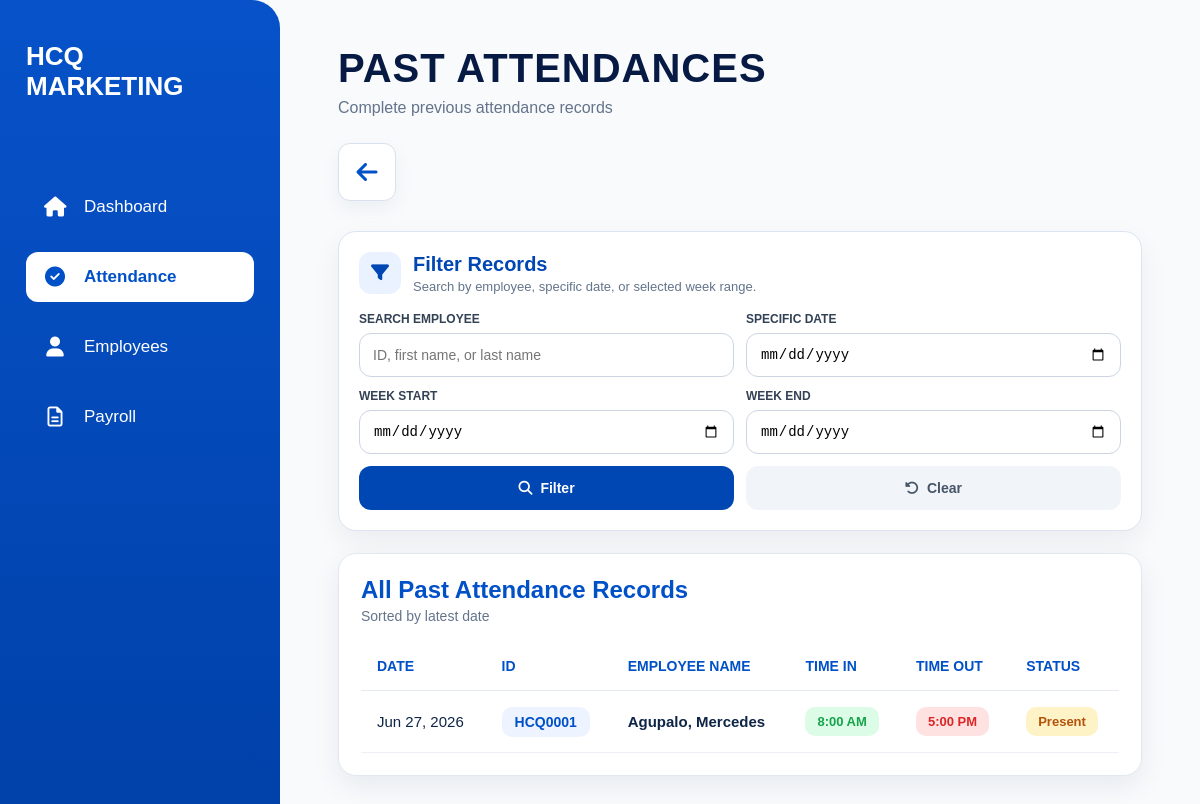
The app's page /past-attendances/ with its own data.
### attendance/models.py (models this page shows, shortened)
class Attendance(models.Model):
    ATTENDANCE_STATUS_CHOICES = (
        ('present', 'Present'),
        ('absent', 'Absent'),
        ('half_day', 'Half Day'),
        ('leave', 'Leave'),
        ('rest_day', 'Rest Day'),
        ('holiday', 'Holiday'),
    )
    WORK_TYPE_CHOICES = (
        ('office', 'Office'),
        ('deliver', 'Deliver'),
        ('booking', 'Booking'),
    )
    employee = models.ForeignKey(
        Employee,
        on_delete=models.CASCADE,
        related_name='attendances'
    )
    date = models.DateField(
        default=timezone.localdate
    )
    status = models.CharField(
        max_length=20,
        choices=ATTENDANCE_STATUS_CHOICES,
        default='present'
    )
    time_in = models.DateTimeField(
        null=True,
        blank=True
    )
    time_out = models.DateTimeField(
        null=True,
        blank=True
    )
    worked_hours = models.DecimalField(
        max_digits=5,
        decimal_places=2,
        null=True,
        blank=True
    )
    payable_hours = models.DecimalField(
        max_digits=5,
        decimal_places=2,
        null=True,
        blank=True
    )
    late_minutes = models.PositiveIntegerField(
        default=0
    )
    undertime_minutes = models.PositiveIntegerField(
        default=0
    )
    overtime_applicable = models.BooleanField(
        default=False
    )
    overtime_minutes = models.PositiveIntegerField(
        default=0
    )
    transportation_fee_applicable = models.BooleanField(
        default=True
    )
    work_type = models.CharField(
        max_length=20,
        choices=WORK_TYPE_CHOICES,
        default='office'
    )
    delivery_allowance_applicable = models.BooleanField(
        default=False
    )
    work_location = models.CharField(
        max_length=100,
        blank=True,
        null=True,
        help_text='Example: Digos, Kidapawan, Tagum'
    )
    remarks = models.TextField(
        blank=True,
        null=True
    )
    class Meta:
        unique_together = ('employee', 'date')
        ordering = [
            '-date',
            '-time_in'
        ]

### employees/models.py (models this page shows, shortened)
class Employee(models.Model):
    SALARY_TYPE_CHOICES = (
        ('daily', 'Daily'),
        ('hourly', 'Hourly'),
    )
    EMPLOYMENT_STATUS_CHOICES = (
        ('ACTIVE', 'Active'),
        ('RESIGNED', 'Resigned'),
        ('MIA', 'MIA'),
        ('TERMINATED', 'Terminated'),
    )
    employee_id = models.CharField(
        max_length=10,
        unique=True,
        editable=False
    )
    first_name = models.CharField(max_length=100)
    middle_initial = models.CharField(
        max_length=50,
        blank=True,
        null=True
    )
    last_name = models.CharField(max_length=100)
    date_of_birth = models.DateField(
        blank=True,
        null=True
    )
    citizenship = models.CharField(
        max_length=100,
        blank=True,
        null=True
    )
    address = models.CharField(
        max_length=255,
        blank=True,
        null=True
    )
    contact_number = models.CharField(
        max_length=50,
        blank=True,
        null=True
    )
    spouse_name = models.CharField(
        max_length=100,
        blank=True,
        null=True
    )
    spouse_contact_number = models.CharField(
        max_length=50,
        blank=True,
        null=True
    )
    elementary = models.CharField(
        max_length=255,
        blank=True,
        null=True
    )
    elementary_year = models.CharField(
        max_length=50,
        blank=True,
        null=True
    )
    high_school = models.CharField(
        max_length=255,
        blank=True,
        null=True
    )
    high_school_year = models.CharField(
        max_length=50,
        blank=True,
        null=True
    )
    college = models.CharField(
        max_length=255,
        blank=True,
        null=True
    )
    college_year = models.CharField(
        max_length=50,
        blank=True,
        null=True
    )
    company_1 = models.CharField(
        max_length=255,
        blank=True,
        null=True
    )
    company_address_1 = models.CharField(
        max_length=255,
        blank=True,
        null=True
    )
    occupation_1 = models.CharField(
        max_length=100,
        blank=True,
        null=True
    )
    years_1 = models.CharField(
        max_length=50,
        blank=True,
        null=True
    )
    company_2 = models.CharField(
        max_length=255,
        blank=True,
        null=True
    )
    company_address_2 = models.CharField(
        max_length=255,
        blank=True,
        null=True
    )
    occupation_2 = models.CharField(
        max_length=100,
        blank=True,
        null=True
    )
    years_2 = models.CharField(
        max_length=50,
        blank=True,
        null=True
    )
    company_3 = models.CharField(
        max_length=255,
        blank=True,
        null=True
    )
    company_address_3 = models.CharField(
        max_length=255,
        blank=True,
        null=True
    )
    occupation_3 = models.CharField(
        max_length=100,
        blank=True,
        null=True
    )
    years_3 = models.CharField(
        max_length=50,
        blank=True,
        null=True
    )
    reference_name_1 = models.CharField(
        max_length=100,
        blank=True,
        null=True
    )
    reference_occupation_1 = models.CharField(
        max_length=100,
        blank=True,
        null=True
    )
    reference_contact_1 = models.CharField(
        max_length=50,
        blank=True,
        null=True
    )
    reference_name_2 = models.CharField(
        max_length=100,
        blank=True,
        null=True
    )
    reference_occupation_2 = models.CharField(
        max_length=100,
        blank=True,
        null=True
    )
    reference_contact_2 = models.CharField(
        max_length=50,
        blank=True,
        null=True
    )
    reference_name_3 = models.CharField(
        max_length=100,
        blank=True,
        null=True
    )
    reference_occupation_3 = models.CharField(
        max_length=100,
        blank=True,
        null=True
    )
    reference_contact_3 = models.CharField(
        max_length=50,
        blank=True,
        null=True
    )
    sss_number = models.CharField(
        max_length=100,
        blank=True,
        null=True
    )
    sss_file = models.FileField(
        upload_to='government_documents/sss/',
        blank=True,
        null=True
    )
    philhealth_number = models.CharField(
        max_length=100,
        blank=True,
        null=True
    )
    philhealth_file = models.FileField(
        upload_to='government_documents/philhealth/',
        blank=True,
        null=True
    )
    nbi_clearance_number = models.CharField(
        max_length=100,
        blank=True,
        null=True
    )
    nbi_clearance_file = models.FileField(
        upload_to='government_documents/nbi/',
        blank=True,
        null=True
    )
    barangay_clearance_number = models.CharField(
        max_length=100,
        blank=True,
        null=True
    )
    barangay_clearance_file = models.FileField(
        upload_to='government_documents/barangay/',
        blank=True,
        null=True
    )
    tin_number = models.CharField(
        max_length=100,
        blank=True,
        null=True
    )
    tin_file = models.FileField(
        upload_to='government_documents/tin/',
        blank=True,
        null=True
    )
    drivers_license_number = models.CharField(
        max_length=100,
        blank=True,
        null=True
    )
    drivers_license_file = models.FileField(
        upload_to='government_documents/drivers_license/',
        blank=True,
        null=True
    )
    position = models.CharField(max_length=100)
    employment_status = models.CharField(
        max_length=20,
        choices=EMPLOYMENT_STATUS_CHOICES,
        default='ACTIVE'
    )
    employment_remarks = models.TextField(
        blank=True,
        null=True
    )
    salary_type = models.CharField(
        max_length=10,
        choices=SALARY_TYPE_CHOICES,
        default='daily'
    )
    rate = models.DecimalField(
        max_digits=10,
        decimal_places=2
    )
    benefits = models.DecimalField(
        max_digits=10,
        decimal_places=2,
        default=0
    )
    date_started = models.DateField(
        blank=True,
        null=True
    )
    photo = models.ImageField(
        upload_to='employee_photos/',
        blank=True,
        null=True
    )
    qr_code = models.ImageField(
        upload_to='employee_qrcodes/',
        blank=True,
        null=True
    )
    resume = models.FileField(
        upload_to='employee_resumes/',
        blank=True,
        null=True
    )

### dashboard/views.py (the view, shortened to what this page needs)
# urls.py: path("past-attendances/", views.past_attendances_page_view, name="past_attendances"),
def past_attendances_page_view(request):
    q = request.GET.get("q", "").strip()
    selected_date = request.GET.get("date", "").strip()
    week_start = request.GET.get("week_start", "").strip()
    week_end = request.GET.get("week_end", "").strip()
    past_attendances = Attendance.objects.select_related(
        "employee"
    ).order_by(
        "-date",
        "employee__employee_id"
    )
    if selected_date:
        past_attendances = past_attendances.filter(
            date=selected_date
        )
    if week_start and week_end:
        past_attendances = past_attendances.filter(
            date__range=[week_start, week_end]
        )
    return render(
        request,
        "dashboard/past_attendances_page.html",
        {
            "past_attendances": past_attendances,
            "q": q,
            "selected_date": selected_date,
            "week_start": week_start,
            "week_end": week_end,
        }
    )

### dashboard/templates/dashboard/past_attendances_page.html (shortened to what this page needs)
{% load static %}
<!DOCTYPE html>
<html lang="en">
<head>
    <link rel="stylesheet" href="{% static 'dashboard/dashboard.css' %}">
    <link rel="stylesheet" href="https://cdnjs.cloudflare.com/ajax/libs/font-awesome/6.5.1/css/all.min.css">
</head>
<body>
<div class="modern-page">
    <aside class="modern-sidebar">
        <div class="modern-logo">
            HCQ <br> MARKETING
        </div>
        <nav class="modern-menu">
            <a href="/dashboard/">
                <i class="fa-solid fa-house"></i>
                <span>Dashboard</span>
            </a>
            <a href="/attendance-page/" class="active">
                <i class="fa-solid fa-circle-check"></i>
                <span>Attendance</span>
            </a>
            <a href="/employees-page/">
                <i class="fa-solid fa-user"></i>
                <span>Employees</span>
            </a>
            <a href="/payroll-page/">
                <i class="fa-regular fa-file-lines"></i>
                <span>Payroll</span>
            </a>
        </nav>
    </aside>
    <main class="modern-content">
        <div class="attendance-modern-header">
            <div>
                <h1>PAST ATTENDANCES</h1>
                <p>Complete previous attendance records</p>
            </div>
            <a href="/attendance-page/" class="modern-logout">
                <i class="fa-solid fa-arrow-left"></i>
            </a>
        </div>
        <section class="past-filter-card">
            <div class="past-filter-header">
                <div class="past-filter-icon">
                    <i class="fa-solid fa-filter"></i>
                </div>
                <div>
                    <h2>Filter Records</h2>
                    <p>Search by employee, specific date, or selected week range.</p>
                </div>
            </div>
            <form method="get" class="past-filter-form">
                <div class="past-filter-field">
                    <label>Search Employee</label>
                    <input type="text" name="q" value="{{ q }}" placeholder="ID, first name, or last name">
                </div>
                <div class="past-filter-field">
                    <label>Specific Date</label>
                    <input type="date" name="date" value="{{ selected_date }}">
                </div>
                <div class="past-filter-field">
                    <label>Week Start</label>
                    <input type="date" name="week_start" value="{{ week_start }}">
                </div>
                <div class="past-filter-field">
                    <label>Week End</label>
                    <input type="date" name="week_end" value="{{ week_end }}">
                </div>
                <button type="submit" class="past-filter-btn">
                    <i class="fa-solid fa-magnifying-glass"></i>
                    Filter
                </button>
                <a href="/past-attendances/" class="past-clear-btn">
                    <i class="fa-solid fa-rotate-left"></i>
                    Clear
                </a>
            </form>
        </section>
        <section class="attendance-table-card">
            <div class="attendance-card-header">
                <div>
                    <h2>All Past Attendance Records</h2>
                    <p>Sorted by latest date</p>
                </div>
            </div>
            <table class="modern-attendance-table">
                <thead>
                    <tr>
                        <th>Date</th>
                        <th>ID</th>
                        <th>Employee Name</th>
                        <th>Time In</th>
                        <th>Time Out</th>
                        <th>Status</th>
                    </tr>
                </thead>
                <tbody>
                    {% for record in past_attendances %}
                    <tr>
                        <td>{{ record.date|date:"M d, Y" }}</td>
                        <td>
                            <span class="attendance-id-badge">
                                {{ record.employee.employee_id }}
                            </span>
                        </td>
                        <td>
                            <strong>
                                {{ record.employee.last_name }},
                                {{ record.employee.first_name }}
                            </strong>
                        </td>
                        <td>
                            {% if record.time_in %}
                                <span class="time-badge in">
                                    {{ record.time_in|date:"g:i A" }}
                                </span>
                            {% else %}
                                <span class="time-badge empty">--</span>
                            {% endif %}
                        </td>
                        <td>
                            {% if record.time_out %}
                                <span class="time-badge out">
                                    {{ record.time_out|date:"g:i A" }}
                                </span>
                            {% else %}
                                <span class="time-badge empty">--</span>
                            {% endif %}
                        </td>
                        <td>
                            <span class="status-badge active">
                                {{ record.status|title }}
                            </span>
                        </td>
                    </tr>
                    {% endfor %}
                </tbody>
            </table>
        </section>
    </main>
</div>
</body>
</html>

### records on screen
Attendance: date "Jun 27, 2026", employee.employee_id "HCQ0001", employee.last_name "Agupalo", employee.first_name "Mercedes", time_in "8:00 AM", time_out "5:00 PM", status "Present"
